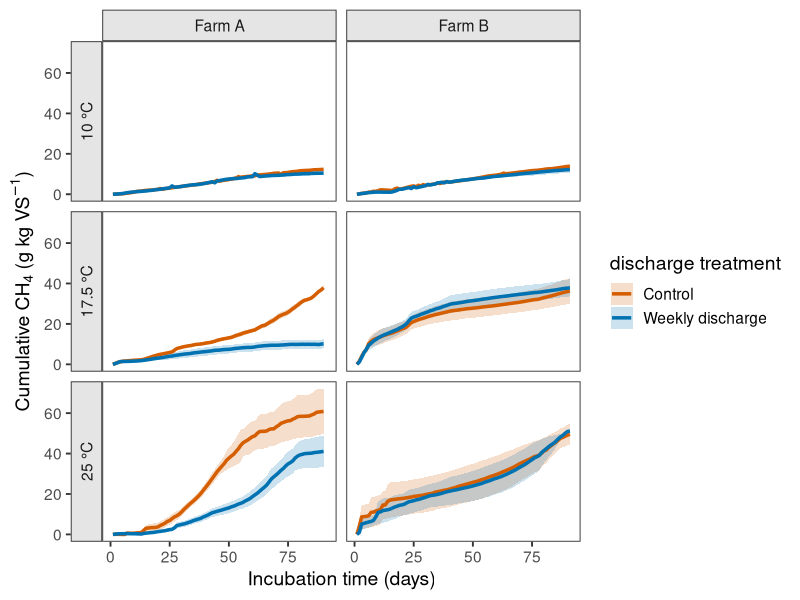
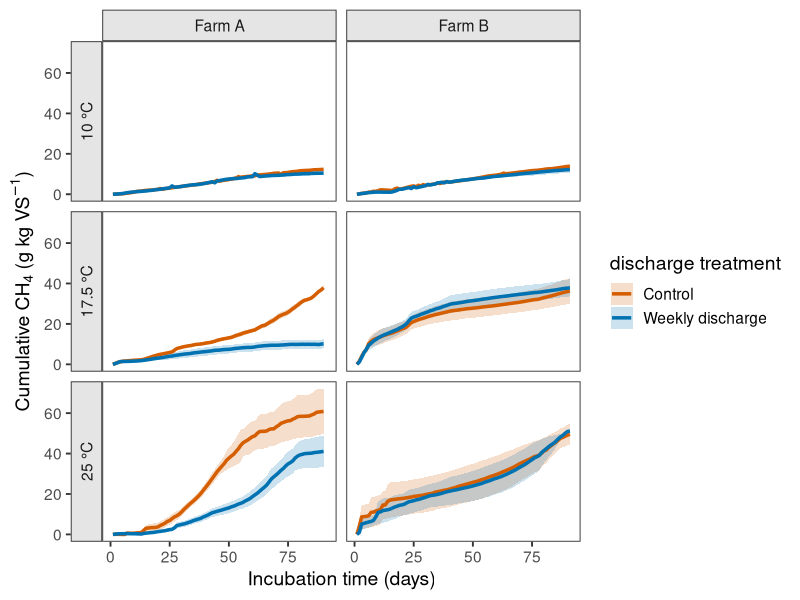

Write R code to recreate these figures, in order.
library(data.table)
library(ggplot2)
library(readxl)

df <- read_excel("2farmCH4.xlsx")
setDT(df)
df[, farm := ifelse(substr(descrip, 1, 1) == "D", "Farm A", "Farm B")]
df[, discharge_group := ifelse(substr(treatment, 2, 2) == "C",
                              "Control",
                              "Weekly discharge")]
df[, discharge_group := factor(discharge_group,
                              levels = c("Control", "Weekly discharge"))]
df[, temp_f := factor(
  temp,
  levels = c(10, 17.5, 25),
  labels = c("10 °C", "17.5 °C", "25 °C")
)]

my_colors <- c(
  "Control" = "#D55E00",
  "Weekly discharge" = "#0072B2"
)

p <- ggplot(df, aes(x = time, y = mean,
                    color = discharge_group,
                    fill  = discharge_group,
                    group = descrip)) +
  geom_ribbon(aes(ymin = pmax(mean - se, 0),
                  ymax = mean + se),
              alpha = 0.2, colour = NA) +
  geom_line(size = 1.2) +
  facet_grid(temp_f ~ farm, switch = "y") +
  scale_color_manual(values = my_colors) +
  scale_fill_manual(values = my_colors) +
  labs(
    x = "Incubation time (days)",
    y = expression("Cumulative CH"[4] * " (g kg VS"^-1*")"),
    color = "discharge treatment",
    fill  = "discharge treatment"
  ) +
  theme_bw(base_size = 14) +
  theme(
    theme(text = element_text(family = "Arial")),
    strip.background = element_rect(fill = "grey90"),
    panel.grid = element_blank()
  )
p
ggsave("CH4_plot.png", p,
       width = 6, height = 6, dpi = 600)
